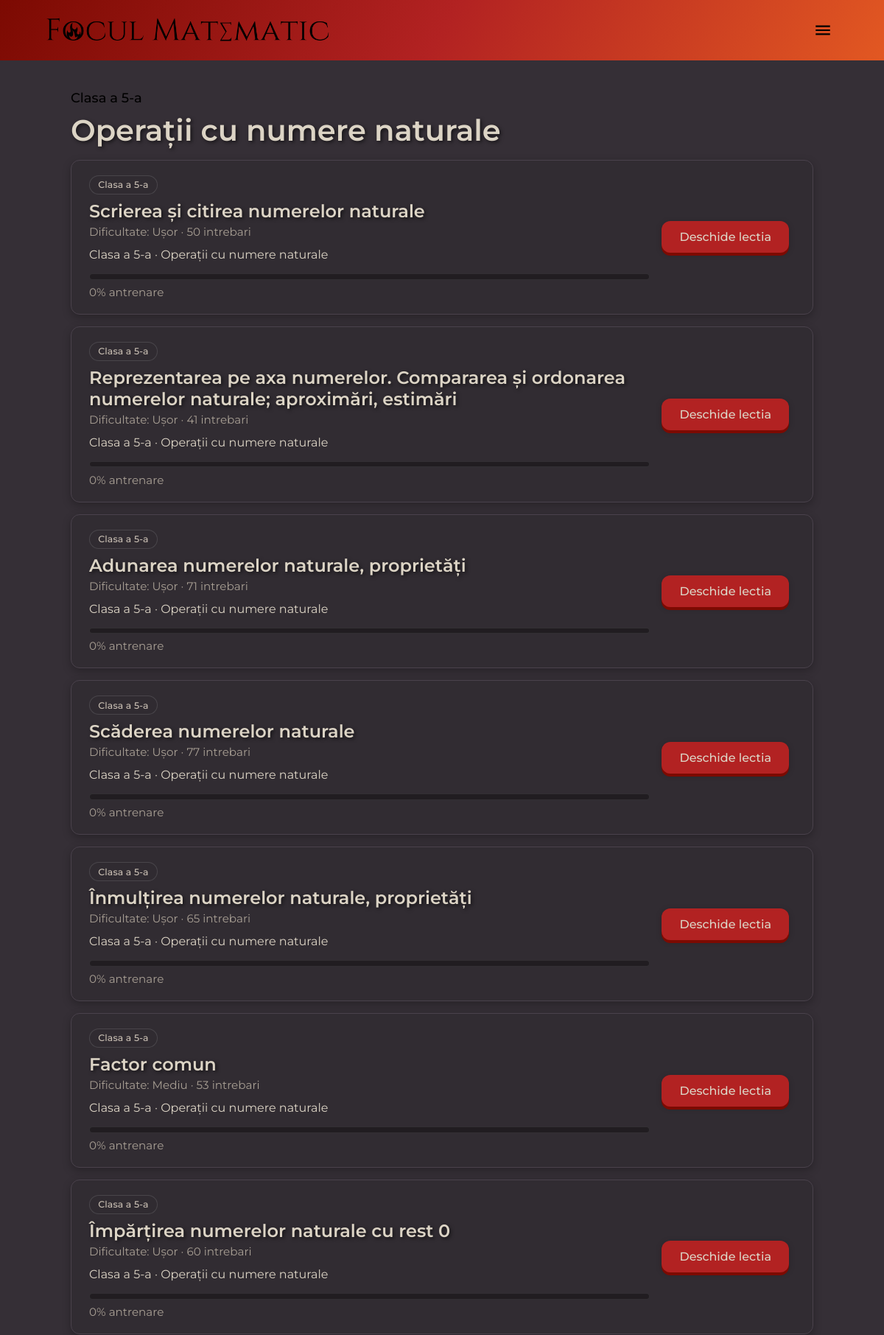
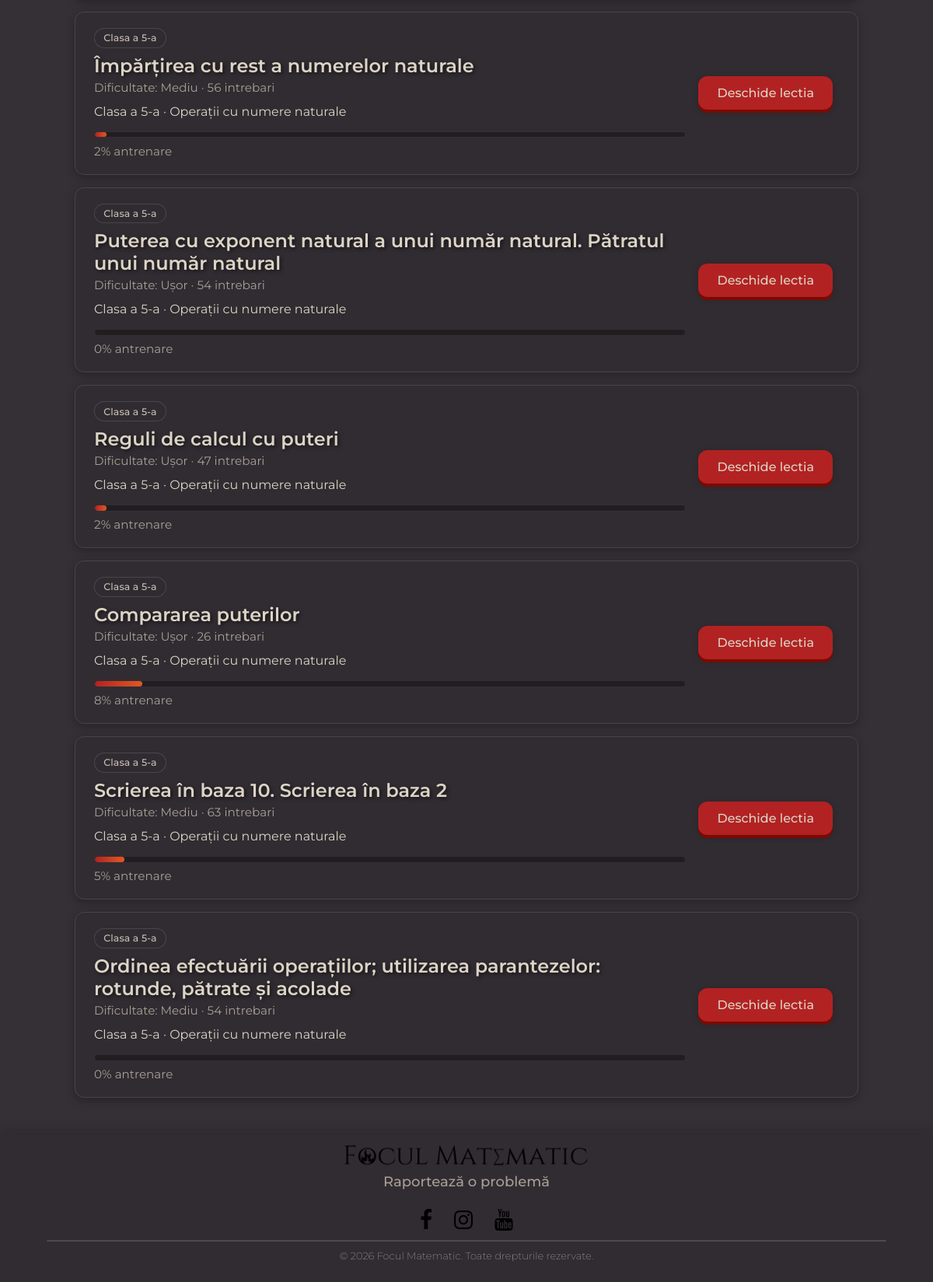
Screenshot of /quizzes/clasa/5/operatii-numere-naturale/ (signed in) with the database file from the repository (2 pictures, top to bottom).
### quizzes/models.py (models this page shows, shortened)
class Chapter(models.Model):
    class_level = models.IntegerField()
    slug = models.SlugField(max_length=120)
    title = models.CharField(max_length=200)
    order = models.PositiveIntegerField(default=0)
    exam_slug = models.SlugField(max_length=120, blank=True, default="")
    class Meta:
        ordering = ["class_level", "order", "title"]
        unique_together = [("class_level", "slug")]

class Quiz(models.Model):
    chapter = models.ForeignKey(
        Chapter,
        on_delete=models.CASCADE,
        related_name="topics",
        null=True,
        blank=True,
    )
    title = models.CharField(max_length=100)
    description = models.TextField(blank=True)
    difficulty = models.CharField(
        max_length=20,
        choices=[
            ("easy", "Ușor"),
            ("medium", "Mediu"),
            ("hard", "Greu"),
        ],
    )
    source_file = models.CharField(max_length=255, blank=True)
    class_levels = models.JSONField(default=list, blank=True)
    exam_slugs = models.JSONField(default=list, blank=True)
    order = models.PositiveIntegerField(default=0)
    class Meta:
        ordering = ["chapter__order", "order", "title"]

### quizzes/views.py (the view)
@login_required
def chapter_topics(request, class_level, slug):
    if class_level not in VALID_CLASS_LEVELS:
        return HttpResponseBadRequest("Clasă invalidă.")
    chapter = get_object_or_404(Chapter, class_level=class_level, slug=slug)
    topics = chapter.topics.order_by("order", "title")
    topic_states = get_topics_learning_states(request.user, topics)
    return render(
        request,
        "quizzes/chapter_topics.html",
        {
            "class_level": class_level,
            "chapter": chapter,
            "topic_states": topic_states,
        },
    )

### accounts/context_processors.py (called while the page is built)
def theme(request):
    return {}

### analytics/services.py (called while the page is built)
def log_page_view(*, path: str, session_key: str, user=None) -> PageView:
    return PageView.objects.create(
        path=path[:500],
        session_key=session_key[:40],
        user=user if user and user.is_authenticated else None,
    )

### feedback/context_processors.py (called while the page is built)
def feedback_report_url(from_path: str = "") -> str:
    try:
        url = reverse("report_error")
    except NoReverseMatch:
        url = FEEDBACK_REPORT_PATH
    if from_path:
        return f"{url}?from={from_path}"
    return url

def feedback_urls(request):
    return {
        "feedback_report_url": feedback_report_url(),
    }

### quizzes/learning.py (called while the page is built)
def _percent(done: int, total: int) -> int:
    if total <= 0:
        return 0
    return round(done / total * 100)

def _topic_training_counts(user, topic_ids: list[int]) -> dict[int, dict]:
    if not topic_ids:
        return {}
    rows = (
        UserQuestionProgress.objects.filter(
            user=user,
            question__quiz_id__in=topic_ids,
        )
        .values("question__quiz_id")
        .annotate(
            correct=Count(
                "id",
                filter=Q(training_status=UserQuestionProgress.TRAINING_CORRECT),
            ),
            wrong=Count(
                "id",
                filter=Q(training_status=UserQuestionProgress.TRAINING_WRONG),
            ),
            touched=Count("id"),
        )
    )
    return {
        row["question__quiz_id"]: {
            "correct": row["correct"],
            "wrong": row["wrong"],
            "touched": row["touched"],
        }
        for row in rows
    }

def _topic_question_counts(topic_ids: list[int]) -> dict[int, int]:
    if not topic_ids:
        return {}
    return dict(
        Question.objects.filter(quiz_id__in=topic_ids)
        .values("quiz_id")
        .annotate(total=Count("id"))
        .values_list("quiz_id", "total")
    )

### quizzes/templatetags/lesson_tags.py (called while the page is built)
@register.inclusion_tag("quizzes/includes/lesson_tags.html")
def render_lesson_tags(topic):
    return {"tags": build_lesson_tags(topic)}

### templates/quizzes/chapter_topics.html (shortened to what this page needs)
{% extends "base.html" %}
{% load lesson_tags %}
{% block content %}
<div class="page-content">
    <p class="muted" style="margin:0 0 0.5rem;">
        <a href="{% url 'class_chapters' class_level %}">Clasa a {{ class_level }}-a</a>
    </p>
    <h1>{{ chapter.title }}</h1>
    {% if not topic_states %}
        <p class="muted">Nu exista inca subiecte in acest capitol.</p>
    {% else %}
        {% for state in topic_states %}
            <article class="card learning-card">
                <div class="learning-card__main">
                    {% render_lesson_tags state.topic %}
                    <h2 style="margin:0 0 0.25rem;">{{ state.topic.title }}</h2>
                    <p class="muted" style="margin:0 0 0.75rem;">
                        Dificultate: {{ state.topic.get_difficulty_display }} &middot; {{ state.question_count }} intrebari
                    </p>
                    {% if state.topic.description %}
                        <p style="margin:0 0 1rem;">{{ state.topic.description }}</p>
                    {% endif %}
                    <div class="learning-progress" aria-label="Progres antrenare {{ state.training_percent }}%">
                        <div class="learning-progress__fill" style="width: {{ state.training_percent }}%;"></div>
                    </div>
                    <p class="muted learning-card__meta">
                        {{ state.training_percent }}% antrenare
                    </p>
                </div>
                <a class="btn btn-press" href="{{ state.next_action_url }}">{{ state.next_action_label }}</a>
            </article>
        {% endfor %}
    {% endif %}
</div>
{% endblock %}

### templates/quizzes/includes/lesson_tags.html
{% if tags %}
<div class="lesson-tags">
    {% for tag in tags %}
        <span class="lesson-tag lesson-tag--{{ tag.type }}">{{ tag.label }}</span>
    {% endfor %}
</div>
{% endif %}

### static/core/css/FMStyle.css (style rules this page uses)
* { margin: 0; padding: 0; font-family: 'Montserrat', fantasy; box-sizing: border-box; }
body { min-height: 100%; min-width: 100%; overflow: scroll; }

### rows the page displays
Chapter: title "Operații cu numere naturale"
Quiz: label "Clasa a 5-a", topic "Scrierea și citirea numerelor naturale", topic.difficulty "Ușor", question_count "50", topic.description "Clasa a 5-a · Operații cu numere naturale", training_percent "0", next_action_label "Deschide lectia"
Quiz: label "Clasa a 5-a", topic "Reprezentarea pe axa numerelor. Compararea și ordonarea numerelor naturale; aproximări, estimări", topic.difficulty "Ușor", question_count "41", topic.description "Clasa a 5-a · Operații cu numere naturale", training_percent "0", next_action_label "Deschide lectia"
Quiz: label "Clasa a 5-a", topic "Adunarea numerelor naturale, proprietăți", topic.difficulty "Ușor", question_count "71", topic.description "Clasa a 5-a · Operații cu numere naturale", training_percent "0", next_action_label "Deschide lectia"
Quiz: label "Clasa a 5-a", topic "Scăderea numerelor naturale", topic.difficulty "Ușor", question_count "77", topic.description "Clasa a 5-a · Operații cu numere naturale", training_percent "0", next_action_label "Deschide lectia"
Quiz: label "Clasa a 5-a", topic "Înmulțirea numerelor naturale, proprietăți", topic.difficulty "Ușor", question_count "65", topic.description "Clasa a 5-a · Operații cu numere naturale", training_percent "0", next_action_label "Deschide lectia"
Quiz: label "Clasa a 5-a", topic "Factor comun", topic.difficulty "Mediu", question_count "53", topic.description "Clasa a 5-a · Operații cu numere naturale", training_percent "0", next_action_label "Deschide lectia"
Quiz: label "Clasa a 5-a", topic "Împărțirea numerelor naturale cu rest 0", topic.difficulty "Ușor", question_count "60", topic.description "Clasa a 5-a · Operații cu numere naturale", training_percent "0", next_action_label "Deschide lectia"
Quiz: label "Clasa a 5-a", topic "Împărțirea cu rest a numerelor naturale", topic.difficulty "Mediu", question_count "56", topic.description "Clasa a 5-a · Operații cu numere naturale", training_percent "2", next_action_label "Deschide lectia"
Quiz: label "Clasa a 5-a", topic "Puterea cu exponent natural a unui număr natural. Pătratul unui număr natural", topic.difficulty "Ușor", question_count "54", topic.description "Clasa a 5-a · Operații cu numere naturale", training_percent "0", next_action_label "Deschide lectia"
Quiz: label "Clasa a 5-a", topic "Reguli de calcul cu puteri", topic.difficulty "Ușor", question_count "47", topic.description "Clasa a 5-a · Operații cu numere naturale", training_percent "2", next_action_label "Deschide lectia"
Quiz: label "Clasa a 5-a", topic "Compararea puterilor", topic.difficulty "Ușor", question_count "26", topic.description "Clasa a 5-a · Operații cu numere naturale", training_percent "8", next_action_label "Deschide lectia"
Quiz: label "Clasa a 5-a", topic "Scrierea în baza 10. Scrierea în baza 2", topic.difficulty "Mediu", question_count "63", topic.description "Clasa a 5-a · Operații cu numere naturale", training_percent "5", next_action_label "Deschide lectia"
Quiz: label "Clasa a 5-a", topic "Ordinea efectuării operațiilor; utilizarea parantezelor: rotunde, pătrate și acolade", topic.difficulty "Mediu", question_count "54", topic.description "Clasa a 5-a · Operații cu numere naturale", training_percent "0", next_action_label "Deschide lectia"

### other values shown
{{ class_level }} "5"
